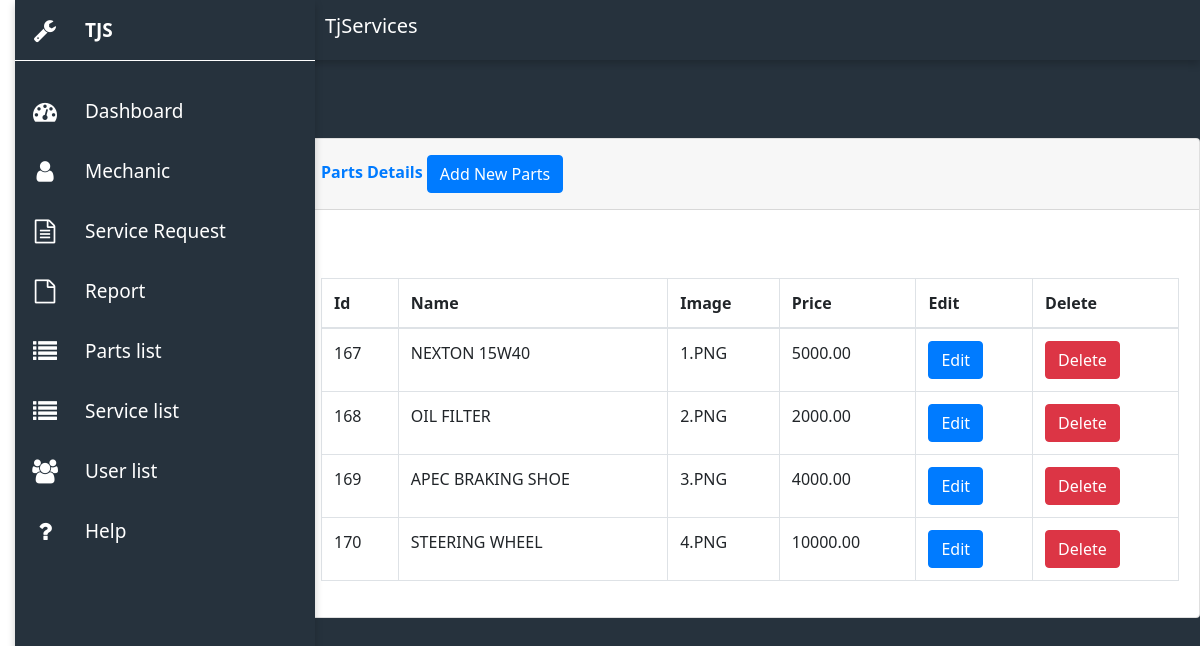
Page /admin/part.php on the committed database.
### tables this page shows
CREATE TABLE `parts` (
  `id` int(11) NOT NULL,
  `name` varchar(50) DEFAULT NULL,
  `image` varchar(30) DEFAULT NULL,
  `price` double(10,2) DEFAULT NULL
);

### admin/part.php (the view, shortened to what this page needs)
<?php
$conn =  mysqli_connect("localhost","root","","vehicle_service");
?>
<!DOCTYPE html>
<html lang="en">
<head>
    <link rel="stylesheet" href="css/a.css">
    <link rel="stylesheet" href="https://cdnjs.cloudflare.com/ajax/libs/font-awesome/4.7.0/css/font-awesome.min.css">
    <?php include('../include/script.php'); ?>
    <link rel="stylesheet" href="../css/bootstrap.css">
</head>
<body>
    <div class="container">
        <div class="sidebar">
            <ul>
                <li>
                    <a href="">
                        <i class="fa fa-wrench"></i>
                        <div class="title">TJS</div>
                    </a>
                </li>
                <li>
                    <a href="home.php">
                        <i class="fa fa-dashboard"></i>
                        <div class="title">Dashboard</div>
                    </a>
                </li>
                <li>
                    <a href="mechanic.php">
                        <i class="fa fa-user"></i>
                        <div class="title">Mechanic</div>
                    </a>
                </li>
                <li>
                    <a href="service_request.php">
                        <i class="fa fa-file-text-o"></i>
                        <div class="title">Service Request</div>
                    </a>
                </li>
                <li>
                    <a href="report.php">
                        <i class="fa fa-file-o"></i>
                        <div class="title">Report</div>
                    </a>
                </li>
                <li>
                    <a href="part.php">
                        <i class="fa fa-list"></i>
                        <div class="title">Parts list </div>
                    </a>
                </li>
                <li>
                    <a href="service.php">
                        <i class="fa fa-list"></i>
                        <div class="title">Service list</div>
                    </a>
                </li>
                <li>
                    <a href="user.php">
                        <i class="fa fa-users"></i>
                        <div class="title">User list</div>
                    </a>
                </li>
                <li>
                    <a href="help.php">
                        <i class="fa fa-question"></i>
                        <div class="title">Help</div>
                    </a>
                </li>
            </ul>
        </div>
        <div class="main">
            <div class="top-bar">
                <a href="../main/dashboard.php">
                    <h5 style="color:white;"> TjServices</h5>
                </a>
            </div>
            <button type="button" class="btn btn-primary" data-toggle="modal" data-target="#addpart">
            </button>
            <div class="card shadow" style="margin-top:100px;">
                <div class="card-header py-3">
                    <h6 class="m-0 font-weight-bold text-primary">Parts Details
                        <button type="button" class="btn btn-primary" data-toggle="modal" data-target="#addparts">
                            Add New Parts
                        </button>
                    </h6>
                </div>
                <div class="card-body">
                    <div class="table-responsive">
                        <?php
                        $query = "SELECT * FROM parts";
                        $query_run = mysqli_query($conn,$query);
                        ?>
                        <table class="table table-bordered mt-5" id="datatable" width="100%" cellspacing="0">
                            <thead>
                                <tr>
                                    <th>Id</th>
                                    <th>Name</th>
                                    <th>Image</th>
                                    <th>Price</th>
                                    <th>Edit</th>
                                    <th>Delete</th>
                                </tr>
                            </thead>
                            <tbody>
                                <?php
                                if(mysqli_num_rows($query_run) > 0)
                                {
                                    while($row = mysqli_fetch_assoc($query_run))
                                    {
                                       ?>
                                <tr>
                                    <td><?php echo $row['id']; ?></td>
                                    <td><?php echo $row['name']; ?></td>
                                    <td><?php echo $row['image']; ?></td>
                                    <td><?php echo $row['price']; ?></td>
                                    <td>
                                        <form action="manage/part_edit.php" method="POST">
                                            <button type="submit" name="editbtn" class="btn btn-primary">Edit</button>
                                        </form>
                                    </td>
                                    <td>
                                        <form action="code.php" method="post">
                                            <button type="submit" class="btn btn-danger" name="del_btn">Delete</button>
                                        </form>
                                    </td>
                                </tr>
                                <?php
                                    }
                                }
                                else{
                                    echo "No details found";
                                }
                                ?>
                            </tbody>
                        </table>
                    </div>
                </div>
            </div>
        </div>
    </div>
</body>
</html>

### admin/css/a.css (style rules this page uses)
* { margin: 0; padding: 0; box-sizing: border-box; font-family:'Segoe UI', Tahoma, Geneva, Verdana, sans-serif; }
body { overflow: hidden; }
.container { position: fixed; width: 100%; }
.sidebar { position: fixed; width: 300px; height: 100%; background:linear-gradient(45deg,#26323d,#26323d) ; overflow-x: hidden; box-shadow: 0 4px 8px 0 rgba(0, 0, 0, 0.2); z-index: 2; }
.sidebar ul li { width: 100%; list-style: none; }
.sidebar ul li:first-child { line-height: 60px; margin-bottom: 20px; font-weight: 600; border-bottom:1px solid #fff ; }
.sidebar ul li a { width: 100%; text-decoration: none; color: #fff; height: 60px; display: flex; align-items: center; }
.sidebar ul li i { min-width: 60px; font-size: 24px; text-align: center; }
.sidebar .title { padding: 0 10px; font-size: 19px; }
.main { position: fixed; width: calc(100% - 300px); min-height: 100vh; left: 300px; background: #26323d; }
.top-bar { position: fixed; height: 60px; width: calc(100% - 300px); background: #26323d; display: grid; grid-template-columns: 10fr 0.4fr 1fr; grid-gap: 5px; align-items: center; color: #fff; padding: 0 20px; box-shadow: 0 4px 8px 0 rgba(0, 0, 0, 0.2); z-index: 1; }
.table { width:100%; margin-top: 100px; }
button { outline: none; border: none; border-radius: 6px; cursor: pointer; }

### rows in the picture
parts: id "167", name "NEXTON 15W40", image "1.PNG", price "5000.00"
parts: id "168", name "OIL FILTER", image "2.PNG", price "2000.00"
parts: id "169", name "APEC BRAKING SHOE", image "3.PNG", price "4000.00"
parts: id "170", name "STEERING WHEEL", image "4.PNG", price "10000.00"
